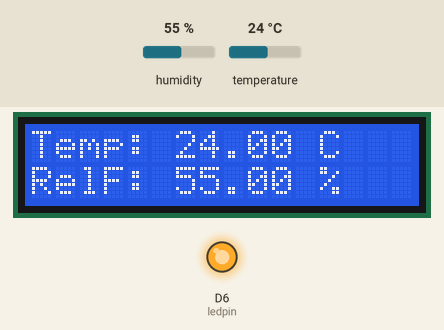
This sketch was run on a simulated Arduino MKR. Shown: 16×2 character LCD, output pins drawn as LEDs (lit = HIGH). The inputs (shaded band) are chosen by the test bench; at power-on: humidity 55 %, temperature 24 °C. WiFi joins after 1.5 s; servers stay silent unless stated; no MQTT or app messages arrive unless stated; what the sketch prints to the serial monitor is not drawn.

Above: at 7.7 s.
7.8 s: humidity set to 22 %
At 8.1 s:
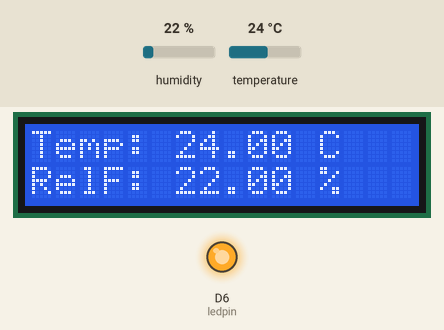
9.3 s: temperature set to 12 °C
At 10.3 s:
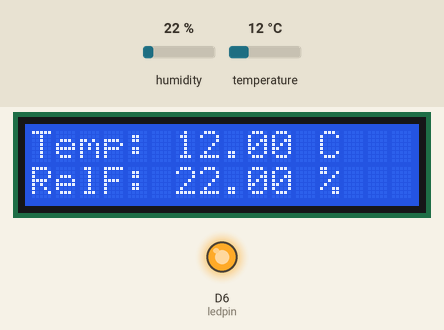
12.3 s: humidity set to 40 %
At 13.7 s:
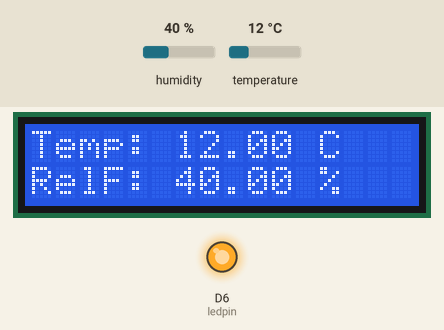
15.3 s: temperature set to 19 °C
At 15.8 s:
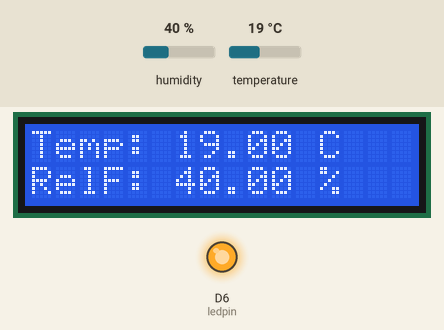
Timing chart, 0 to 17.8 s (numbered marks = the images above; inputs shaded):
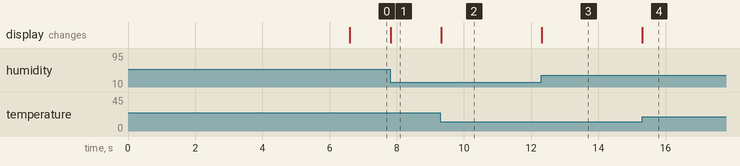

Measured:
- after the input at 7.8 s, the display: changes at once (image 1)
- after the input at 9.3 s, the display: changes at once (image 2)
- after the input at 12.3 s, the display: changes at once (image 3)
- after the input at 15.3 s, the display: changes at once (image 4)

The sketch:

SmartNode.ino
```cpp
#include <PubSubClient.h>
#include <SPI.h>
#include <WiFi101.h>
#include <dht11.h>
#include <LiquidCrystal.h>

char ssid[] = "ClusterNode";       // your network SSID (name)
char pass[] = "raspberry";         // your network password
const char* mqtt_server = "192.168.4.1";   // yout MQTT brocker IP address
int keyIndex = 0;                  // your network key Index number (needed only for WEP)
int ledpin = 6;
bool val = true;
long lastMsg = 0;
int value = 0;
char temperature[50];
char humidity[50];
String temp_str;
String hum_str;

int status = WL_IDLE_STATUS;
WiFiClient wlClient;
PubSubClient client(wlClient);

dht11 DHT11;
#define DHT11PIN 7
LiquidCrystal lcd(12, 11, 5, 4, 3, 2);

// callback function handle received message
void callback(char* topic, byte* payload, unsigned int length) {
  Serial.print("Message arrived [");
  Serial.print(topic);
  Serial.print("] ");
  for (int i=0;i<length;i++) {
    Serial.print((char)payload[i]);
  }
  Serial.println();
}

// connect function handel MQTT connection, Publish, and subscribe
void reconnect() {
  char* message_buff;

  // Loop until we're reconnected
  while (!client.connected()) {
    Serial.print("Attempting MQTT connection...");
    // Attempt to connect
    if (client.connect("arduinoClient")) {
      Serial.println("connected");
      // Once connected, publish an announcement...
      client.publish("SNode/DHTsensor0/status","Connected");
      // ... and resubscribe
      client.subscribe("SNode/DHTsensor0/ctrl");
    } else {
      Serial.print("failed, rc=");
      Serial.print(client.state());
      Serial.println(" try again in 5 seconds");
      // Wait 5 seconds before retrying
      delay(5000);
    }
  }
}

void lcdDisplay(dht11 DHT11) {
  lcd.setCursor(0, 0);
  lcd.print("Temp: ");
  lcd.print((float)DHT11.temperature, 2);
  lcd.print(" C");

  lcd.setCursor(0, 1);
  lcd.print("RelF: ");
  lcd.print((float)DHT11.humidity, 2);
  lcd.print(" %");
}

void setup() {
  Serial.begin(9600);      // initialize serial communication
  client.setServer(mqtt_server,1883);
  client.setCallback(callback);

  Serial.print("Start Serial ");
  pinMode(ledpin, OUTPUT);      // set the LED pin mode

  // attempt to connect to Wifi network:
  while ( status != WL_CONNECTED) {
    digitalWrite(ledpin, LOW);
    Serial.print("Attempting to connect to Network named: ");
    Serial.println(ssid);              // print the network name (SSID);
    digitalWrite(ledpin, HIGH);
    // Connect to WPA/WPA2 network. Change this line if using open or WEP network:
    status = WiFi.begin(ssid, pass);
    // wait 5 seconds for connection:
    delay(5000);
  }

  lcd.begin(16, 2);
  lcd.print("Initialisierung...");
  lcd.clear();

  printWifiStatus();
  digitalWrite(ledpin, HIGH);
}

void loop() {
  DHT11.read(DHT11PIN);
  lcdDisplay(DHT11);

  if (!client.connected()) {
    reconnect();
  }
  client.loop();

  float ft = DHT11.temperature;
  float fh = DHT11.humidity;

  //counter for the messages, see if I am missing any on the Mqtt broker
  long now = millis();
  if (now - lastMsg > 5000) {
    lastMsg = now;
    ++value;

    //Preparing for mqtt send
    temp_str = String(ft); //converting ftemp (the float variable above) to a string
    temp_str.toCharArray(temperature, temp_str.length() + 1); //packaging up the data to publish to mqtt
    hum_str = String(fh); //converting Humidity (the float variable above) to a string
    hum_str.toCharArray(humidity, hum_str.length() + 1); //packaging up the data to publish to mqtt

    client.publish("SNode/DHTsensor0/temperature",temperature);
    client.publish("SNode/DHTsensor0/humidity",humidity);
  }
}


// display WIFI status
void printWifiStatus() {
  // print the SSID of the network you're attached to:
  Serial.print("SSID: ");
  Serial.println(WiFi.SSID());

  // print your WiFi shield's IP address:
  IPAddress ip = WiFi.localIP();
  Serial.print("IP Address: ");
  Serial.println(ip);

  // print the received signal strength:
  long rssi = WiFi.RSSI();
  Serial.print("signal strength (RSSI):");
  Serial.print(rssi);
  Serial.println(" dBm");
  // print where to go in a browser:
  Serial.print("To see this page in action, open a browser to http://");
  Serial.println(ip);
}
```
